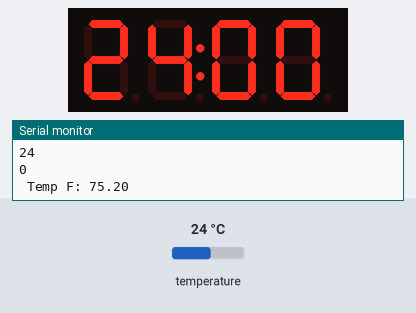
This sketch was run on a simulated Arduino Uno, built with avr-gcc and run on an emulated ATmega328P. Parts: 4-digit seven-segment display, the last lines printed to the serial monitor. The test bench sets the inputs (shaded band); at power-on: temperature 24 °C.

Above: at 1.3 s.
1.4 s: temperature set to 12 °C
At 3.4 s:
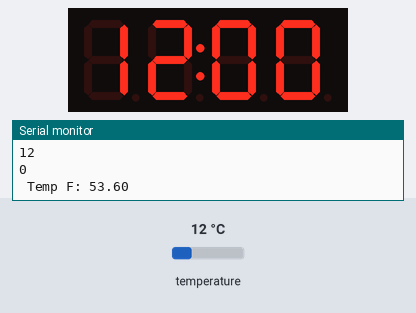
4.2 s: temperature set to 19 °C
At 4.8 s:
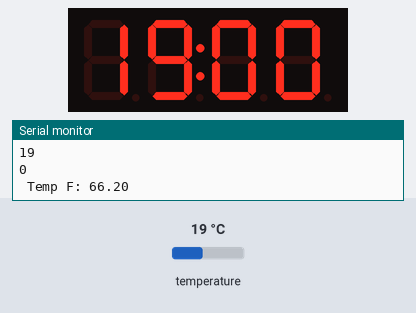
6.7 s: temperature set to 28 °C
At 8.8 s:
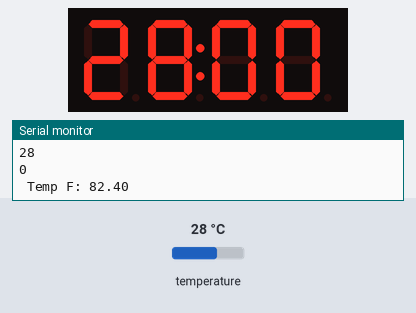
Timing chart, 0 to 10.3 s (numbered marks = the images above; inputs shaded):
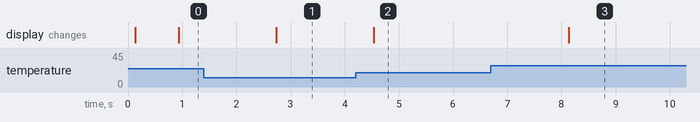

The sketch:

Single.ino
```cpp
#include <OneWire.h>
#include <DallasTemperature.h>
#include "TM1637.h"
#define CLK 12//pins definitions for TM1637 and can be changed to other ports
#define DIO 13
// Data wire is plugged into port 2 on the Arduino
#define ONE_WIRE_BUS 10

TM1637 tm1637(CLK,DIO);
// Setup a oneWire instance to communicate with any OneWire devices (not just Maxim/Dallas temperature ICs)
OneWire oneWire(ONE_WIRE_BUS);

// Pass our oneWire reference to Dallas Temperature.
DallasTemperature sensors(&oneWire);

// arrays to hold device address
DeviceAddress insideThermometer;
int8_t* convdisp(float c);
void setup(void)
{
  // start serial port
  Serial.begin(9600);
  Serial.println("Dallas Temperature IC Control Library Demo");

  // locate devices on the bus
  Serial.print("Locating devices...");
  sensors.begin();
  Serial.print("Found ");
  Serial.print(sensors.getDeviceCount(), DEC);
  Serial.println(" devices.");

  // report parasite power requirements
  Serial.print("Parasite power is: ");
  if (sensors.isParasitePowerMode()) Serial.println("ON");
  else Serial.println("OFF");

  // assign address manually.  the addresses below will beed to be changed
  // to valid device addresses on your bus.  device address can be retrieved
  // by using either oneWire.search(deviceAddress) or individually via
  // sensors.getAddress(deviceAddress, index)
  //insideThermometer = { 0x28, 0x1D, 0x39, 0x31, 0x2, 0x0, 0x0, 0xF0 };

  // Method 1:
  // search for devices on the bus and assign based on an index.  ideally,
  // you would do this to initially discover addresses on the bus and then
  // use those addresses and manually assign them (see above) once you know
  // the devices on your bus (and assuming they don't change).
  if (!sensors.getAddress(insideThermometer, 0)) Serial.println("Unable to find address for Device 0");

  // method 2: search()
  // search() looks for the next device. Returns 1 if a new address has been
  // returned. A zero might mean that the bus is shorted, there are no devices,
  // or you have already retrieved all of them.  It might be a good idea to
  // check the CRC to make sure you didn't get garbage.  The order is
  // deterministic. You will always get the same devices in the same order
  //
  // Must be called before search()
  //oneWire.reset_search();
  // assigns the first address found to insideThermometer
  //if (!oneWire.search(insideThermometer)) Serial.println("Unable to find address for insideThermometer");

  // show the addresses we found on the bus
  Serial.print("Device 0 Address: ");
  printAddress(insideThermometer);
  Serial.println();

  // set the resolution to 9 bit (Each Dallas/Maxim device is capable of several different resolutions)
  sensors.setResolution(insideThermometer, 12);

  Serial.print("Device 0 Resolution: ");
  Serial.print(sensors.getResolution(insideThermometer), DEC);
  Serial.println();
  tm1637.init();
  tm1637.set(BRIGHTEST);//BRIGHT_TYPICAL = 2,BRIGHT_DARKEST = 0,BRIGHTEST = 7;
  tm1637.point(true);
}

// function to print the temperature for a device
void printTemperature(DeviceAddress deviceAddress)
{
  // method 1 - slower
  //Serial.print("Temp C: ");
  //Serial.print(sensors.getTempC(deviceAddress));
  //Serial.print(" Temp F: ");
  //Serial.print(sensors.getTempF(deviceAddress)); // Makes a second call to getTempC and then converts to Fahrenheit
  tm1637.clearDisplay();
  // method 2 - faster
  float tempC = sensors.getTempC(deviceAddress);
  Serial.print("Temp C: ");
  Serial.print(tempC);
  convdisp(tempC);
  Serial.print(" Temp F: ");
  Serial.println(DallasTemperature::toFahrenheit(tempC)); // Converts tempC to Fahrenheit
}

int8_t* convdisp(float c){
  int8_t ret[4];
  int i=(int)c;
  if(i>99)i=99;
  tm1637.display(0,i/10);
  tm1637.display(1,i%10);
  Serial.println();
  Serial.println(i);
  i = (int)((c - i)*100);
  Serial.println(i);
  tm1637.display(2,i/10);
  tm1637.display(3,i%10);
  return ret;
}

void loop(void)
{
  // call sensors.requestTemperatures() to issue a global temperature
  // request to all devices on the bus
  Serial.print("Requesting temperatures...");
  sensors.requestTemperatures(); // Send the command to get temperatures
  Serial.println("DONE");

  // It responds almost immediately. Let's print out the data
  printTemperature(insideThermometer); // Use a simple function to print out the data
  delay(1000);
}

// function to print a device address
void printAddress(DeviceAddress deviceAddress)
{
  for (uint8_t i = 0; i < 8; i++)
  {
    if (deviceAddress[i] < 16) Serial.print("0");
    Serial.print(deviceAddress[i], HEX);
  }
}
```

Measured:
- after the input at 1.4 s, the display: changes after 1.3 s (image 1)
- after the input at 4.2 s, the display: changes after 0.33 s (image 2)
- after the input at 6.7 s, the display: changes after 1.4 s (image 3)
